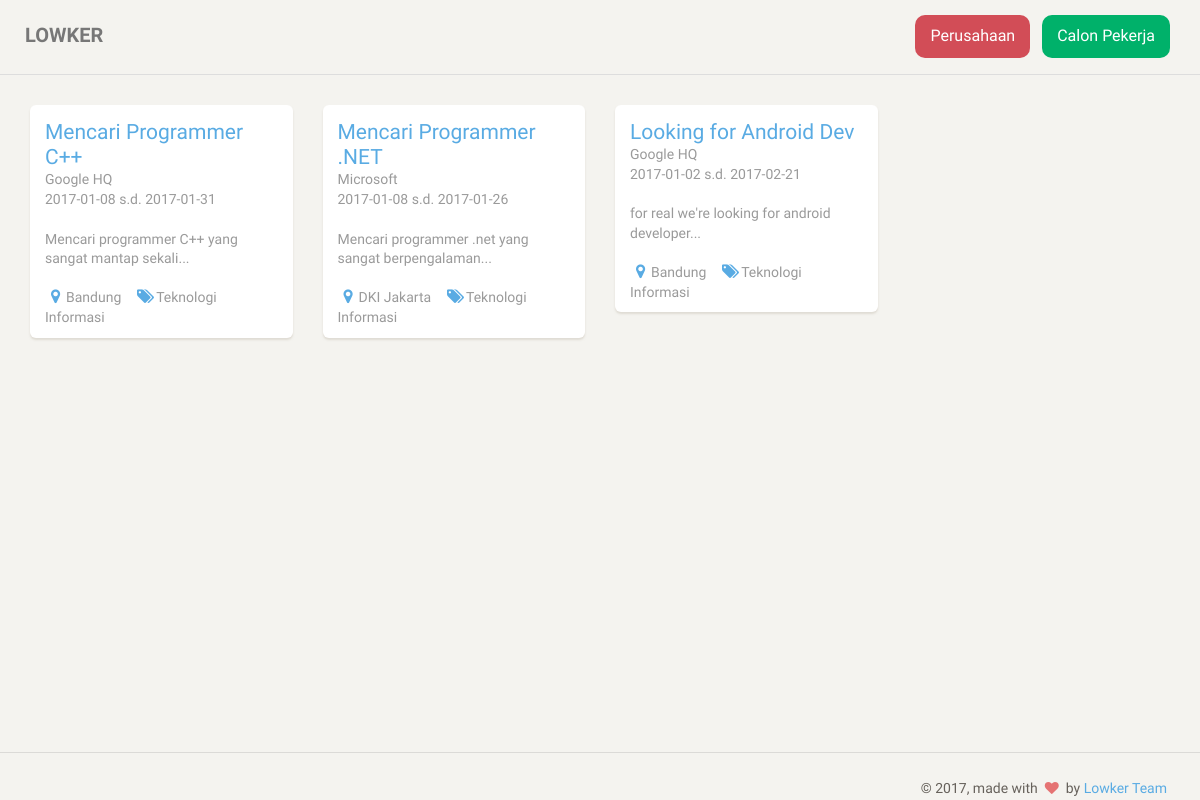
Screenshot of /lowongan_list.php with the database file from the repository.
### tables this page shows
CREATE TABLE IF NOT EXISTS lowongan(
    lowongan_id INT(11) AUTO_INCREMENT PRIMARY KEY,
    perusahaan_id INT(11) NOT NULL,
    kategori_id INT(11) NOT NULL,
    lowongan_judul VARCHAR(51) NOT NULL,
    lowongan_deskripsi TEXT NOT NULL,
    lowongan_tgl_buka DATE NOT NULL,
    lowongan_tgl_tutup DATE NOT NULL,

    CONSTRAINT fk_lowongan_perusahaan FOREIGN KEY (perusahaan_id) REFERENCES perusahaan(perusahaan_id) ON DELETE CASCADE ON UPDATE CASCADE,
    CONSTRAINT fk_lowongan_kategori FOREIGN KEY (kategori_id) REFERENCES kategori(kategori_id) ON DELETE CASCADE ON UPDATE CASCADE
);

CREATE TABLE IF NOT EXISTS perusahaan(
    perusahaan_id INT(11) PRIMARY KEY,
    perusahaan_nama VARCHAR(51) UNIQUE NOT NULL,
    perusahaan_alamat VARCHAR(101),
    kota_id INT(11),
    perusahaan_email VARCHAR(51) NOT NULL,
    perusahaan_telepon VARCHAR(13),
    
    CONSTRAINT fk_perusahaan_kota FOREIGN KEY (kota_id) REFERENCES kota(kota_id) ON DELETE SET NULL ON UPDATE CASCADE,
    CONSTRAINT fk_perusahaan_login FOREIGN KEY (perusahaan_id) REFERENCES login(login_id) ON DELETE CASCADE ON UPDATE CASCADE
);

CREATE TABLE IF NOT EXISTS kota(
    kota_id INT(11) AUTO_INCREMENT PRIMARY KEY,
    kota_nama VARCHAR(51) UNIQUE NOT NULL
);

CREATE TABLE IF NOT EXISTS kategori(
    kategori_id INT(11) AUTO_INCREMENT PRIMARY KEY,
    kategori_nama VARCHAR(21) UNIQUE NOT NULL
);

### lowongan_list.php (the view, shortened to what this page needs)
<?php
	require "php/connection.php";
?>
    <!doctype html>
    <html lang="en">
    <head>
        <link href="css/bootstrap.min.css" rel="stylesheet" />
        <link href="css/style.css" rel="stylesheet" />
        <link href="font-awesome/css/font-awesome.min.css" rel="stylesheet">
    </head>
    <body>
        <div class="wrapper">
            <div class="main-panel" style="float: none; width: 100%;">
                <nav class="navbar navbar-default">
                    <div class="container-fluid">
                        <div class="navbar-header">
                            <a class="navbar-brand" href="index.php" style="font-weight: 800;">LOWKER</a>
                        </div>
                        <div class="collapse navbar-collapse">
                <div id="navbar" class="collapse navbar-collapse">
                    <ul class="nav navbar-nav navbar-right navbar-uppercase">
                        <li class="dropdown">
                            <a href="#" class="dropdown-toggle" id="dLabel" data-target="#" href="#" data-toggle="dropdown" role="button" aria-haspopup="true"
                                aria-expanded="false" style="margin-right: 12px; color: #FFFFFF; background-color: #D24D57; border-radius: 10px;">
                                Perusahaan
                            </a>
                        </li>
                        <li class="dropdown">
                            <a href="#" class="dropdown-toggle" id="dLabel" data-target="#" href="#" data-toggle="dropdown" role="button" aria-haspopup="true"
                                aria-expanded="false" style="color: #FFFFFF; background-color: #00B16A; border-radius: 10px;">
                                Calon Pekerja
                            </a>
                        </li>
                    </ul>
                </div>
                        </div>
                    </div>
                </nav>
                <div class="content">
                    <div class="container-fluid">
                        <div class="row">
                            <?php
                                if(isset($_GET['nama']) && isset($_GET['kota_id'])){
                                    $strQuery = "SELECT l.lowongan_id, p.perusahaan_id, p.perusahaan_nama, k.kategori_id, k.kategori_nama, c.kota_id, c.kota_nama,
                                    l.lowongan_judul, l.lowongan_deskripsi, l.lowongan_tgl_buka, l.lowongan_tgl_tutup
                                    FROM lowongan l INNER JOIN perusahaan p ON l.perusahaan_id = p.perusahaan_id
                                    INNER JOIN kategori k ON l.kategori_id = k.kategori_ID
                                    INNER JOIN kota c ON p.kota_id = c.kota_id
                                    WHERE l.lowongan_judul LIKE '%$_GET[nama]%' AND c.kota_id = '$_GET[kota_id]' AND l.lowongan_tgl_tutup >= CURDATE()
                                    ORDER BY lowongan_id DESC";
                                }else {
                                        $strQuery = "SELECT l.lowongan_id, p.perusahaan_id, p.perusahaan_nama, k.kategori_id, k.kategori_nama, c.kota_nama,
                                        l.lowongan_judul, l.lowongan_deskripsi, l.lowongan_tgl_buka, l.lowongan_tgl_tutup
                                        FROM lowongan l INNER JOIN perusahaan p ON l.perusahaan_id = p.perusahaan_id
                                        INNER JOIN kategori k ON l.kategori_id = k.kategori_ID
                                        INNER JOIN kota c ON p.kota_id = c.kota_id
                                        WHERE l.lowongan_tgl_tutup >= CURDATE()
                                        ORDER BY lowongan_id DESC";
                                }
                                $query = mysqli_query($connection, $strQuery);
                                $i = 0;
                                while($result = mysqli_fetch_assoc($query)){
                            ?>
                                <div class="col-lg-3 col-sm-6">
                                    <div class="card">
                                        <div class="content">
                                            <div class="row">
                                                <div class="col-md-12">
                                                    <h4 class="title">
                                                        <?php echo "<a href=# data-toggle=modal data-target=#detail$i>$result[lowongan_judul]</a>";?>
                                                    </h4>
                                                </div>
                                                <div class="col-md-12">
                                                    <p class="category">
                                                        <?php echo $result['perusahaan_nama'];?>
                                                        <br/>
                                                        <?php echo $result['lowongan_tgl_buka'] ." s.d. ".$result['lowongan_tgl_tutup']?>
                                                    </p><br/>
                                                    <p class="category">
                                                        </i><?php echo substr($result['lowongan_deskripsi'], 0, 50)."...";?>
                                                    </p>
                                                </div>
                                                <div class="col-md-12" style="text-align: left;">
                                                    <p class="category">
                                                        <br/>
                                                        <i class="fa fa-map-marker icon-info"></i><?php echo $result['kota_nama']?> &nbsp;&nbsp;
                                                        <i class="fa fa-tags icon-info"></i><?php echo $result['kategori_nama']?> <br/>
                                                    </p>
                                                </div>
                                            </div>
                                        </div>
                                    </div>
                                </div>
                                <?php
                                    $i++;
                                }
                            ?>
                        </div>
                    </div>
                </div>
                <footer class="footer">
                    <div class="container-fluid">
                        <div class="copyright pull-right">
                            &copy;
                            , made with <i class="fa fa-heart heart"></i> by <a href="#">Lowker Team</a>
                        </div>
                    </div>
                </footer>
            </div>
        </div>
    </body>
    </html>

### rows the page displays
lowongan: lowongan_judul "Mencari Programmer C++", perusahaan.perusahaan_nama "Google HQ", lowongan_tgl_buka "2017-01-08", lowongan_tgl_tutup "2017-01-31", lowongan_deskripsi "Mencari programmer C++ yang sangat mantap sekali", kota.kota_nama "Bandung", kategori.kategori_nama "Teknologi Informasi"
lowongan: lowongan_judul "Mencari Programmer .NET", perusahaan.perusahaan_nama "Microsoft", lowongan_tgl_buka "2017-01-08", lowongan_tgl_tutup "2017-01-26", lowongan_deskripsi "Mencari programmer .net yang sangat berpengalaman", kota.kota_nama "DKI Jakarta", kategori.kategori_nama "Teknologi Informasi"
lowongan: lowongan_judul "Looking for Android Dev", perusahaan.perusahaan_nama "Google HQ", lowongan_tgl_buka "2017-01-02", lowongan_tgl_tutup "2017-02-21", lowongan_deskripsi "for real we're looking for android developer", kota.kota_nama "Bandung", kategori.kategori_nama "Teknologi Informasi"
